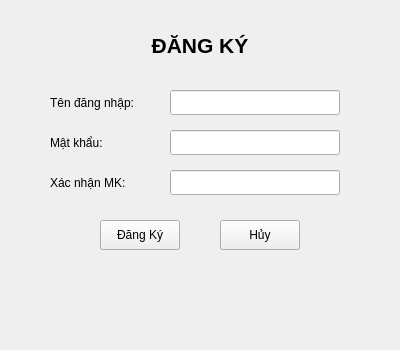
<?xml version="1.0" encoding="UTF-8"?>
<ui version="4.0">
 <class>RegisterWindow</class>
 <widget class="QMainWindow" name="RegisterWindow">
  <property name="geometry">
   <rect>
    <x>0</x>
    <y>0</y>
    <width>400</width>
    <height>350</height>
   </rect>
  </property>
  <property name="windowTitle">
   <string>Đăng Ký</string>
  </property>
  <widget class="QWidget" name="centralwidget">
   <widget class="QLabel" name="label_title">
    <property name="geometry">
     <rect>
      <x>120</x>
      <y>30</y>
      <width>160</width>
      <height>30</height>
     </rect>
    </property>
    <property name="text">
     <string>ĐĂNG KÝ</string>
    </property>
    <property name="alignment">
     <set>Qt::AlignCenter</set>
    </property>
    <property name="font">
     <font>
      <pointsize>16</pointsize>
      <weight>75</weight>
      <bold>true</bold>
     </font>
    </property>
   </widget>
   <widget class="QLabel" name="label_username">
    <property name="geometry">
     <rect>
      <x>50</x>
      <y>90</y>
      <width>100</width>
      <height>25</height>
     </rect>
    </property>
    <property name="text">
     <string>Tên đăng nhập:</string>
    </property>
   </widget>
   <widget class="QLineEdit" name="lineEdit_username">
    <property name="geometry">
     <rect>
      <x>170</x>
      <y>90</y>
      <width>170</width>
      <height>25</height>
     </rect>
    </property>
   </widget>
   <widget class="QLabel" name="label_password">
    <property name="geometry">
     <rect>
      <x>50</x>
      <y>130</y>
      <width>100</width>
      <height>25</height>
     </rect>
    </property>
    <property name="text">
     <string>Mật khẩu:</string>
    </property>
   </widget>
   <widget class="QLineEdit" name="lineEdit_password">
    <property name="geometry">
     <rect>
      <x>170</x>
      <y>130</y>
      <width>170</width>
      <height>25</height>
     </rect>
    </property>
    <property name="echoMode">
     <enum>QLineEdit::Password</enum>
    </property>
   </widget>
   <widget class="QLabel" name="label_confirm_password">
    <property name="geometry">
     <rect>
      <x>50</x>
      <y>170</y>
      <width>100</width>
      <height>25</height>
     </rect>
    </property>
    <property name="text">
     <string>Xác nhận MK:</string>
    </property>
   </widget>
   <widget class="QLineEdit" name="lineEdit_confirm_password">
    <property name="geometry">
     <rect>
      <x>170</x>
      <y>170</y>
      <width>170</width>
      <height>25</height>
     </rect>
    </property>
    <property name="echoMode">
     <enum>QLineEdit::Password</enum>
    </property>
   </widget>
   <widget class="QPushButton" name="pushButton_register">
    <property name="geometry">
     <rect>
      <x>100</x>
      <y>220</y>
      <width>80</width>
      <height>30</height>
     </rect>
    </property>
    <property name="text">
     <string>Đăng Ký</string>
    </property>
   </widget>
   <widget class="QPushButton" name="pushButton_cancel">
    <property name="geometry">
     <rect>
      <x>220</x>
      <y>220</y>
      <width>80</width>
      <height>30</height>
     </rect>
    </property>
    <property name="text">
     <string>Hủy</string>
    </property>
   </widget>
   <widget class="QLabel" name="label_message">
    <property name="geometry">
     <rect>
      <x>50</x>
      <y>270</y>
      <width>300</width>
      <height>25</height>
     </rect>
    </property>
    <property name="text">
     <string></string>
    </property>
    <property name="alignment">
     <set>Qt::AlignCenter</set>
    </property>
    <property name="styleSheet">
     <string notr="true">color: red;</string>
    </property>
   </widget>
  </widget>
 </widget>
 <resources/>
 <connections/>
</ui> 
